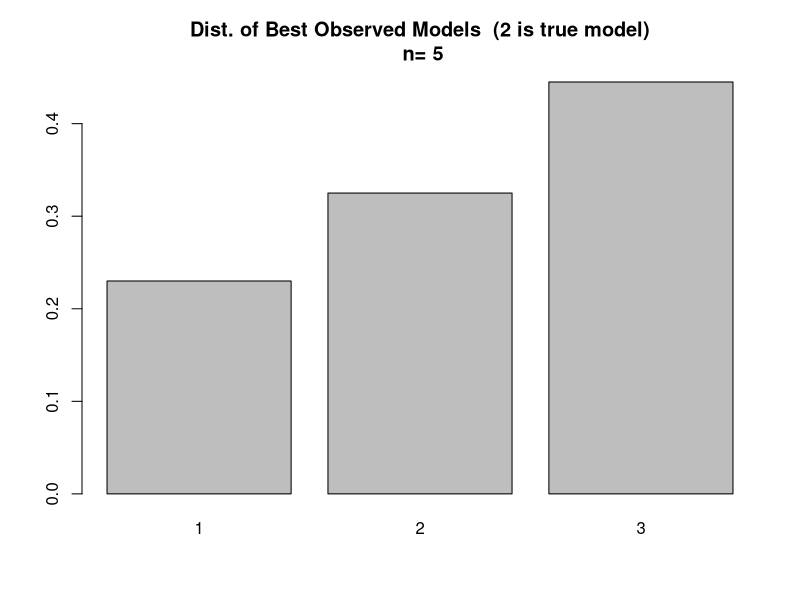
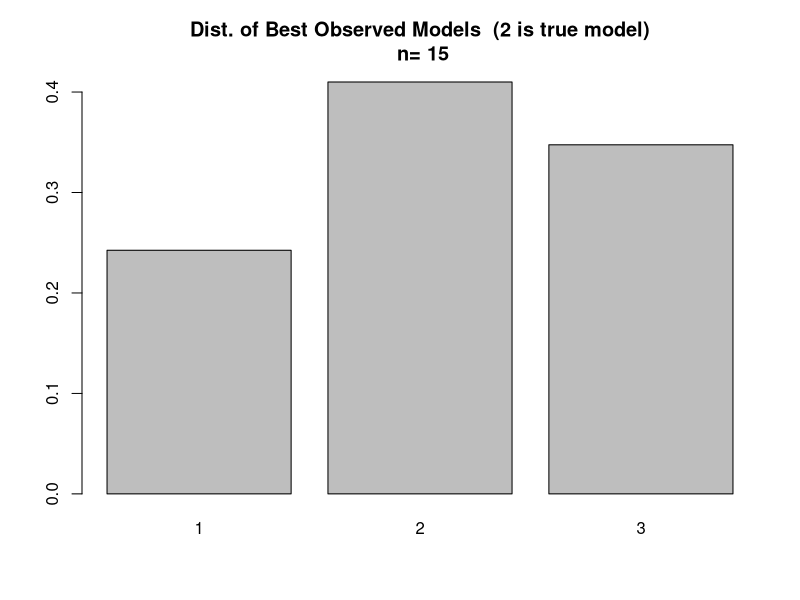
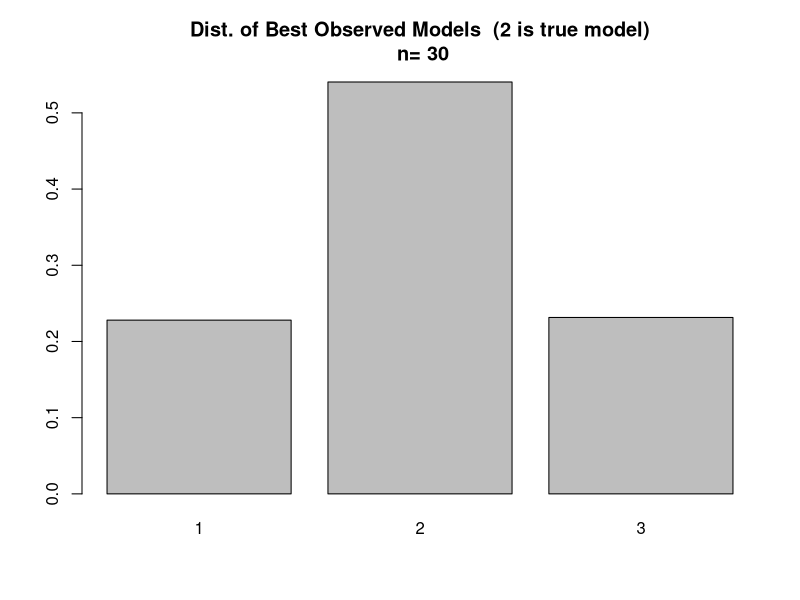
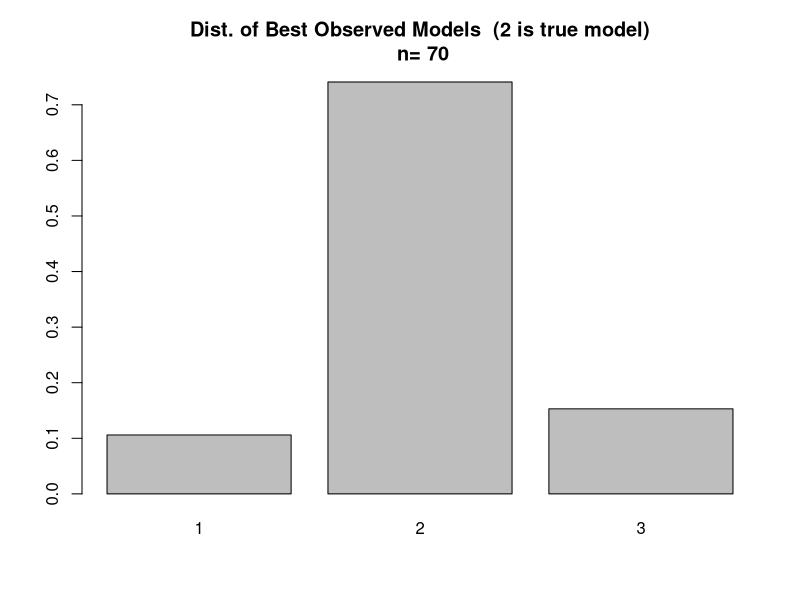
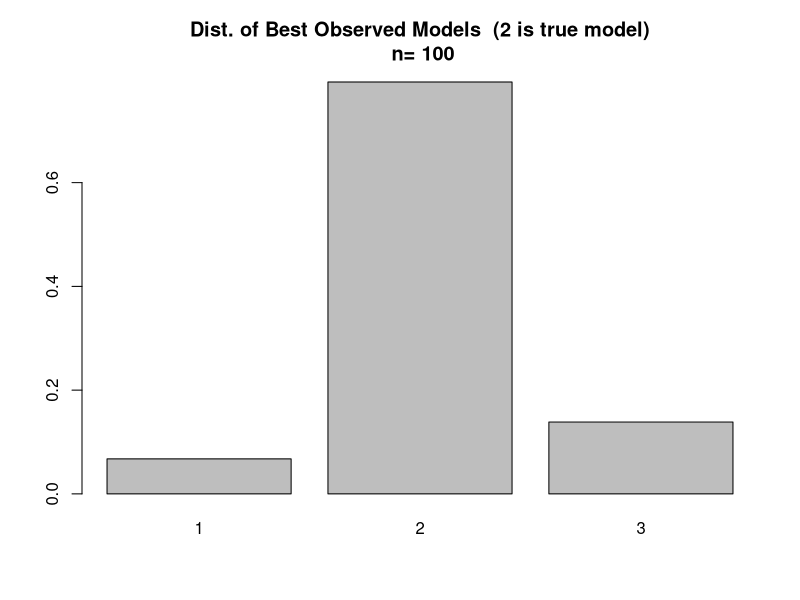
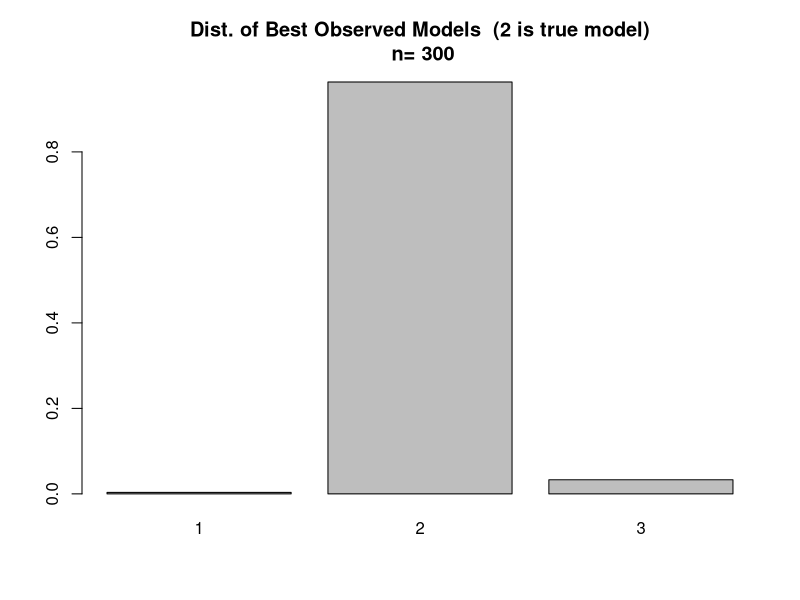
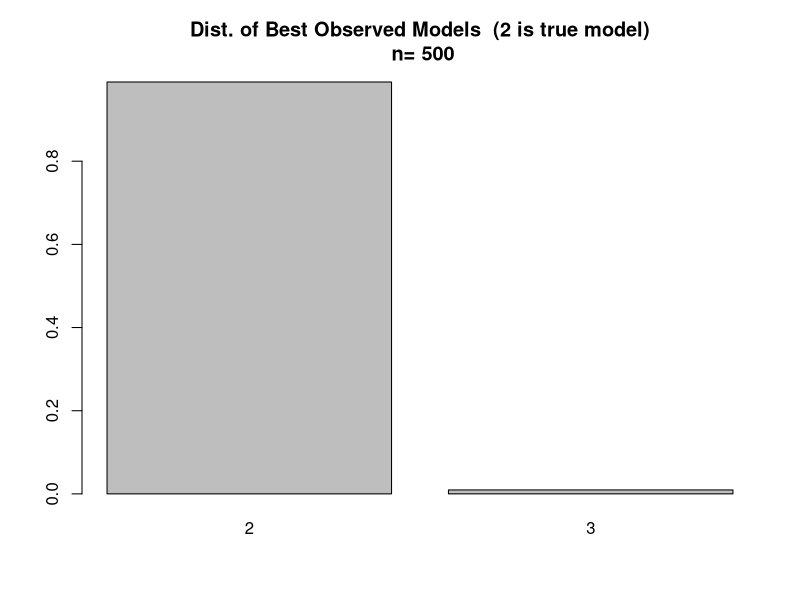
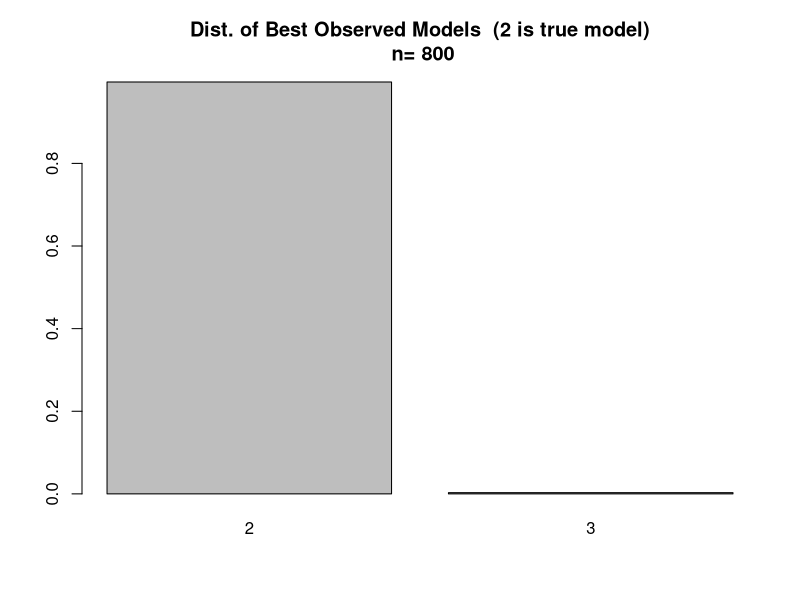

Reproduce these figures in R, in order.
#####################################################################
#                       Description
#####################################################################

# This script assesses asymptotic error probabilities for ECIC
# for a model set of three Bernoulli distributions with parameters
# 0.5,0.65, and 0.75
# We simulate 3 scenarios:
# Scenario #1: The true probability distribution is a Bernoulli 
# distribution with p=0.65
# Scenario #2: The true probability distribution is a Bernoulli
# distribution with p=0.68
# The purpose of this simulation study is to hopefully demonstrate that
# both the type 1 error rate (false positive rate) remains less than 
# or equal to a pre-specified value for all selected sample sizes and
# asymptotically approaches zero for both scenario #1 (true model 
# exists in the model set) and scenario #2 (true model does not 
# exist in the model set)
# Note that we will use a simplified version of ECIC since we will
# take the parameters for each model to be fixed and
# thus do not need to undergo MLE estimation and correction as in the
# original algorithm

#####################################################################
#                       Functions
#####################################################################

# compute the log likelihood for a Bernoulli distribution 
LLBern <- function(dat,p)
{
  LL <- log(p)*sum(dat) + log(1-p)*sum(1-dat)
  return(LL)
}

# a general function for computing the DGOF
DGOFGenComp <- function(ICScores)
{
  DGOF <- min(ICScores)-min(ICScores[-which.min(ICScores)])
  return(DGOF)
}

# compute the difference in goodness of fit statistic for the DGOF simulation
# in step 4c of ECIC
DGOFSimComp <- function(ICScores,MbInd)
{
  DGOF <- ICScores[MbInd] - min(ICScores[-MbInd])
  return(DGOF)
}

#####################################################################
#                      Load Packages/Data Generation
#####################################################################

# store parameters for the model set 
M <- c(0.5,0.65,0.75)
# Create 2 lists of matrices that hold data generated from
# a Bernoulli distribution
# the first list will possess data generated from a Bernoulli distribution
# with p=0.65 and the second with p=0.68
# Each element of each list will correspond to different sample sizes (see ns below)
# store the true parameter for scenario #1 and scenario #2
truePS1 <- 0.65
truePS2 <- 0.68
# set different sample sizes
ns <- c(5,15,30,70,100,300,500,800,1000)
# set the number of draws for each sample size
noDraws <- 2000
datList1 <- list()
datList2 <- list()
set.seed(222)
for(i in 1:length(ns))
{
  tempN <- ns[i]
  # simulate for model set 1
  # draw from a Bernoulli dist with current n & p
  tempDraws <- rbinom(n=tempN*noDraws,size=1,prob=truePS1)
  # convert vector of draws into a matrix of multiple draws
  tempDraws <- matrix(data=tempDraws,nrow=tempN,ncol=noDraws)
  # store matrix as the draws that are each of sample size tempN
  datList1[[i]] <- tempDraws
  colnames(datList1[[i]]) <- paste("Draw",1:noDraws,sep="")
  # simulate for model set 2
  # draw from a Bernoulli dist with current n & p
  tempDraws <- rbinom(n=tempN*noDraws,size=1,prob=truePS2)
  # convert vector of draws into a matrix of multiple draws
  tempDraws <- matrix(data=tempDraws,nrow=tempN,ncol=noDraws)
  # store matrix as the draws that are each of sample size tempN 
  datList2[[i]] <- tempDraws
  colnames(datList2[[i]]) <- paste("Draw",1:noDraws,sep="")
}
# set names for datLists
names(datList1) <- paste("True p=0.65,n=",ns,sep="")
names(datList2) <- paste("True p=0.65,n=",ns,sep="")

#####################################################################
#                      Run Study for Scenario 1
#####################################################################

# ECIC step #1
# compute the IC under each model in the model set for each sample size
ICComps <- list()
for(i in 1:length(ns))
{
  tempMat <- NULL # 3XnoDraws matrix holding the IC value for the 3 models for each draw
  for(j in 1:length(M))
  {
    tempICs <- -1*apply(X=datList1[[i]],MARGIN=2,FUN=function(x) LLBern(x,p=M[j]))
    tempMat <- rbind(tempMat,tempICs)
  }
  ICComps[[i]] <- tempMat
  # columns are draws and rows are the IC evaluated under different parameter values
  rownames(ICComps[[i]]) <- paste("ICVal,p=",M,sep="")
}
names(ICComps) <- paste("Draws of Size n=",ns,sep="")

# ECIC step #2
# apply which.min(x) across each column of each matrix in the ICComps list 
# to determine the observed best models
# note 1 corresponds to p=0.5, 2 to p=0.65, and 3 to 0.75
# list of length length(ns) of 3XnoDraws vectors in each element that holds the lowest 
# IC score for each draw of each sample size
MbList <- list()
for(i in 1:length(ns))
{
  MbList[[i]] <- apply(X=ICComps[[i]],MARGIN=2,FUN=function(x) which.min(x))
}
names(MbList) <- paste("Draws of Size n=",ns,sep="")

# make barplots for the percentage of the time each model was chosen as best for each sample size
# note 1 corresponds to p=0.5, 2 to p=0.65, and 3 to 0.75
for(i in 1:length(ns))
{
  # get the frequencies of models selected as best
  tempTable <- table(MbList[[i]])
  barplot(tempTable/noDraws,main=paste("Dist. of Best Observed Models  (2 is true model)\n n=",ns[i]))
}

# list to store the observed best DGOF for each draw of each sample size
obsDGOFs <- list() 
# ECIC step #3
# compute the observed DGOFs
for(i in 1:length(ns))
{
  # compute the observed DGOFs for each draw of each sample size
  obsDGOFs[[i]] <- apply(X=ICComps[[i]],MARGIN=2,FUN=function(x) DGOFGenComp(x))
}
names(MbList) <- paste("Draws of Size n=",ns,sep="")

# sample size for estimating the probability of choosing the observed best model under the assumption an
# alternative model is true
N1 <- 2000
# sample size for simulating the DGOF distribution under the assumption that an alternative model is true
N2 <- 4000
# pre-specified type-1 error rate
alpha <- 0.05

# compute data from simulated models in ECIC step #4 in 
# advance to ease computational burden
# simDat1List holds the datasets to estimate \hat{\pi_i}=P_i(g(F)=M_b)
# simDat2List holds the datasets to estimate the DGOF distributions \Delta f_i
simDat1List <- list()
simDat2List <- list()
# initialize the above lists' elements as lists
for(i in 1:length(ns))
{
  simDat1List[[i]] <- list()
  simDat2List[[i]] <- list()
}

set.seed(19)
# simulate data for each sample size and probability in the model set
for(i in 1:length(ns)) # i indexes sample sizes,
{
  tempN <- ns[i]
  for(j in 1:length(M)) #  j indexes the assumed true probability
  {
    simDat1List[[i]][[j]] <- rbinom(n=tempN*N1,size=1,prob=M[j])
    simDat1List[[i]][[j]] <- matrix(data=simDat1List[[i]][[j]],nrow=tempN,ncol=N1)
    colnames(simDat1List[[i]][[j]]) <- paste("Draw",1:N1,sep="")
    simDat2List[[i]][[j]] <- rbinom(n=tempN*N2,size=1,prob=M[j])
    simDat2List[[i]][[j]] <- matrix(data=simDat2List[[i]][[j]],nrow=tempN,ncol=N2)
    colnames(simDat2List[[i]][[j]]) <- paste("Draw",1:N2,sep="")
  }
  names(simDat1List[[i]]) <- names(simDat2List[[i]]) <- paste("p=",M,sep="")
}
names(simDat1List) <- names(simDat2List) <- paste("n=",ns,sep="")

# each element in these lists will hold matrices of the -LL's under the 
# probabilities in the model sets for all draws of each sample size and 
# generating probability
ICsSimDat1 <- list()
ICsSimDat2 <- list()
# initialize the above lists' elements as lists 
for(i in 1:length(ns))
{
  ICsSimDat1[[i]] <- list()
  ICsSimDat2[[i]] <- list()
}

for(i in 1:length(ns)) # i indexes sample sizes, 
{
  tempN <- ns[i]
  for(j in 1:length(M)) # j indexes the assumed true probability 
  {
    tempMat1 <- NULL # 3*N1 matrix to store -LL's for the draws of n=tempN,p=M[j] 
    tempMat2 <- NULL # 3*N1 matrix to store -LL's for the draws of n=tempN,p=M[j]
    tempDraws1 <- simDat1List[[i]][[j]] # draws of n=tempN and prob M[j]
    tempDraws2 <- simDat2List[[i]][[j]] # draws of n=tempN size n and prob M[j]
    for(k in 1:length(M)) # compute -LL's under different parameters in the model set
    {
      tempICs1 <- -1*apply(X=tempDraws1,MARGIN=2,FUN=function(x) LLBern(x,p=M[k]))
      tempICs2 <- -1*apply(X=tempDraws2,MARGIN=2,FUN=function(x) LLBern(x,p=M[k]))
      tempMat1 <- rbind(tempMat1,tempICs1)
      tempMat2 <- rbind(tempMat2,tempICs2)
    }
    ICsSimDat1[[i]][[j]] <- tempMat1
    ICsSimDat2[[i]][[j]] <- tempMat2
    rownames(ICsSimDat1[[i]][[j]]) <- rownames(ICsSimDat2[[i]][[j]]) <- paste("-LL Under p=",M,sep="")
  }
  names(ICsSimDat1[[i]]) <- names(ICsSimDat2[[i]]) <- paste("Data Generated w/ p=",M,sep="")
}
names(ICsSimDat1) <- names(ICsSimDat2) <- paste("n=",ns,sep="")

# determine the model with the minimum IC for each set of draws
minICList <- list()
for(i in 1:length(ns))
{
  minICList[[i]] <- list()
}

for(i in 1:length(ns)) # i indexes sample size
{
  for(j in 1:length(M)) # j indexes assumed true parameter
  {
    minICList[[i]][[j]] <- apply(ICsSimDat1[[i]][[j]],MARGIN=2,FUN=function(x) which.min(x))
  }
  names(minICList[[i]]) <- paste("Data Generated w/ p=",M,sep="")
}
names(minICList) <- paste("n=",ns,sep="")

# create a list of matrices that hold P_i(g(F)=M_b)
piHatList <- list()
for(i in 1:length(ns)) # indexes the sample size
{
  tempMat <- matrix(data=NA,nrow=length(M),ncol=length(M))
  rownames(tempMat) <- paste("true P=",M,sep="")
  colnames(tempMat) <- paste("% P=",M," chosen ",sep="")
  for(j in 1:length(M)) # indexes the true generating probability
  {
    for(k in 1:length(M)) # indexes the times that the kth prob is selected as best
    {
      tempMat[j,k] <- sum(minICList[[i]][[j]]==k)/length(minICList[[i]][[j]])
    }
  }
  piHatList[[i]] <- tempMat
}
names(piHatList) <- paste("n=",ns,sep="")

# list to store the quantiles from alpha/P(Mb=M)
tauHatList <- list()
for(i in 1:length(ns))
{
  tauHatList[[i]] <- list()
}

for(i in 1:length(ns))
{
  tempMat <- piHatList[[i]]
  tempMat <- alpha/tempMat
  # if alpha/pi_hat >1, adjusted the value down to 1
  tempMat[tempMat>1] <- 1
  tauHatList[[i]] <- tempMat
}
names(tauHatList) <- paste("n=",ns,sep="")

# compute the DGOF distributions as in step 4c) of ECIC
DGOFList <- list()
for(i in 1:length(ns))
{
  DGOFList[[i]] <- list()
}

for(i in 1:length(ns)) #index the sample size
{
  for(j in 1:length(M)) #index the true generating probability 
  {
    tempDat <- ICsSimDat2[[i]][[j]]
    # matrix to store the DGOF distributions under the assumption that model k is
    # the observed best index
    tempMat <- matrix(NA,nrow=nrow(tempDat),ncol=ncol(tempDat))
    for(k in 1:length(M)) #index the model assumed to be best
    {
      tempDGOFs <- apply(tempDat,MARGIN=2,FUN=function(x) DGOFSimComp(x,MbInd=k))
      tempMat[k,] <- tempDGOFs # store row as DGOF distribution
    }
    DGOFList[[i]][[j]] <- tempMat
    rownames(DGOFList[[i]][[j]]) <- paste("DGOFs,M_b=",1:3,sep="")
  }
  names(DGOFList[[i]]) <- paste("p=",M,sep="")
}
names(DGOFList) <- paste("n=",ns,sep="")

# ECIC steps #4 and #5
# go through each of the alternative models, assume they are true, and compute quantiles
# i indexes sample size, j indexes models in the alternative set, and k indexes models in the full set
modelInds <- 1:3
# list to store accept or reject decisions by sample size
aorRList <- list()
for(i in 1:length(ns))
{
  aorRList[[i]] <- list()
}

thresholds <- list()

for(i in 1:length(ns))
{
  # current sample size
  tempN <- ns[i]
  tempAorRVec <- rep(NA,noDraws)
  tempMatrix <- matrix(NA,nrow=noDraws,ncol=2) #don't hard code later
  for(j in 1:noDraws) #go through each draw for each sample size and perform ECIC
  {
    # identify the observed best model
    tempMbInd <- MbList[[i]][j]
    # identify the observed DGOF
    tempObsDGOF <- obsDGOFs[[i]][[j]]
    # identify the alternative models
    altModelInds <- modelInds[-tempMbInd]
    tempDGOFQuantiles <- rep(NA,length(altModelInds))
    for(k in 1:length(altModelInds)) # assume k is index for the true model
    {
      # now just retrieve the quantile and DGOF distribution
      # to compare it to the observed DGOF
      tempTau <- tauHatList[[i]][altModelInds[k],tempMbInd]
      tempDGOFs <- DGOFList[[i]][[altModelInds[k]]][tempMbInd,]
      tempDGOFQuantiles[k] <- quantile(tempDGOFs,probs=tempTau)
    }
    tempMatrix[j,] <- tempDGOFQuantiles
    # take the alternative model quantile estimates
    tempFinQuantile <- min(tempDGOFQuantiles)
    # store 1 if observed model is chosen as best and 0 otherwise
    tempAorRVec[j] <- ifelse(test=tempObsDGOF<tempFinQuantile,yes=1,no=0)
  }
  thresholds[[i]] <- tempMatrix
  aorRList[[i]] <- tempAorRVec
  print(i)
}

# assess observed best model with ECIC choice
assessList <- list()
for(i in 1:length(ns))
{
  assessList[[i]] <- rbind(MbList[[i]],aorRList[[i]])
}

# plot the percentage of the time no decision is made by sample size
fracNoDec <- sapply(aorRList,FUN=function(x) sum(x==0)/length(x))
plot(x=ns,y=fracNoDec,main="Percentage of Time No Decision is Made by Sample Size",
     xlab="Sample Size",ylab="% of Time No Decision Made",pch=16)

# Look at percentage of times the true model was observed as best but no decision was made
# subset assessList to only contain observations where with no decision i.e. 0
noDecAssessList <- lapply(assessList,FUN=function(x) x[,x[2,]==0])
rightObsUndec <- sapply(noDecAssessList,FUN=function(x) sum(x[1,]==2)/ncol(x))
# note that once a decision is always made (which occurs asymptotically)
# there will not be a point corresponding to the sample size on this following plot
plot(x=ns,y=rightObsUndec,main="Percentage of Time True Model Observed When No Decision Made",
     xlab="Sample Size",ylab="% of Time No Decision Made",pch=16)
# take a look at type 1 error rate
# subset assess list by only when a decision was made i.e. second row = 1
decAssessList <- lapply(assessList,FUN=function(x) x[,x[2,]==1])
# compute type 1 error rate
t1ErrorRates <- sapply(decAssessList,FUN=function(x) sum(x[1,]!=2)/ncol(x))
plot(x=ns,y=t1ErrorRates,main="Type 1 Error Rates by Sample Size",
     xlab="Sample Size",ylab="% of Time No Decision Made",pch=16)

#####################################################################
#                      Run Study for Scenario 2
#####################################################################

# ECIC step #1
# compute the IC under each model in the model set for each sample size
ICComps <- list()
for(i in 1:length(ns))
{
  tempMat <- NULL # 3XnoDraws matrix holding the IC value for the 3 models for each draw
  for(j in 1:length(M))
  {
    tempICs <- -1*apply(X=datList2[[i]],MARGIN=2,FUN=function(x) LLBern(x,p=M[j]))
    tempMat <- rbind(tempMat,tempICs)
  }
  ICComps[[i]] <- tempMat
  # columns are draws and rows are the IC evaluated under different parameter values
  rownames(ICComps[[i]]) <- paste("ICVal,p=",M,sep="")
}
names(ICComps) <- paste("Draws of Size n=",ns,sep="")

# ECIC step #2
# apply which.min(x) across each column of each matrix in the ICComps list 
# to determine the observed best models
# note 1 corresponds to p=0.5, 2 to p=0.65, and 3 to 0.75
# list of length length(ns) of 3XnoDraws vectors in each element that holds the lowest 
# IC score for each draw of each sample size
MbList <- list()
for(i in 1:length(ns))
{
  MbList[[i]] <- apply(X=ICComps[[i]],MARGIN=2,FUN=function(x) which.min(x))
}
names(MbList) <- paste("Draws of Size n=",ns,sep="")

# make barplots for the percentage of the time each model was chosen as best for each sample size
# note 1 corresponds to p=0.5, 2 to p=0.65, and 3 to 0.75
for(i in 1:length(ns))
{
  # get the frequencies of models selected as best
  tempTable <- table(MbList[[i]])
  barplot(tempTable/noDraws,main=paste("Dist. of Best Observed Models  (2 is true model)\n n=",ns[i]))
}

# list to store the observed best DGOF for each draw of each sample size
obsDGOFs <- list() 
# ECIC step #3
# compute the observed DGOFs
for(i in 1:length(ns))
{
  # compute the observed DGOFs for each draw of each sample size
  obsDGOFs[[i]] <- apply(X=ICComps[[i]],MARGIN=2,FUN=function(x) DGOFGenComp(x))
}
names(MbList) <- paste("Draws of Size n=",ns,sep="")

# sample size for estimating the probability of choosing the observed best model under the assumption an
# alternative model is true
N1 <- 2000
# sample size for simulating the DGOF distribution under the assumption that an alternative model is true
N2 <- 4000
# pre-specified type-1 error rate
alpha <- 0.05

# compute data from simulated models in ECIC step #4 in 
# advance to ease computational burden
# simDat1List holds the datasets to estimate \hat{\pi_i}=P_i(g(F)=M_b)
# simDat2List holds the datasets to estimate the DGOF distributions \Delta f_i
simDat1List <- list()
simDat2List <- list()
# initialize the above lists' elements as lists
for(i in 1:length(ns))
{
  simDat1List[[i]] <- list()
  simDat2List[[i]] <- list()
}

set.seed(19)
# simulate data for each sample size and probability in the model set
for(i in 1:length(ns)) # i indexes sample sizes,
{
  tempN <- ns[i]
  for(j in 1:length(M)) #  j indexes the assumed true probability
  {
    simDat1List[[i]][[j]] <- rbinom(n=tempN*N1,size=1,prob=M[j])
    simDat1List[[i]][[j]] <- matrix(data=simDat1List[[i]][[j]],nrow=tempN,ncol=N1)
    colnames(simDat1List[[i]][[j]]) <- paste("Draw",1:N1,sep="")
    simDat2List[[i]][[j]] <- rbinom(n=tempN*N2,size=1,prob=M[j])
    simDat2List[[i]][[j]] <- matrix(data=simDat2List[[i]][[j]],nrow=tempN,ncol=N2)
    colnames(simDat2List[[i]][[j]]) <- paste("Draw",1:N2,sep="")
  }
  names(simDat1List[[i]]) <- names(simDat2List[[i]]) <- paste("p=",M,sep="")
}
names(simDat1List) <- names(simDat2List) <- paste("n=",ns,sep="")

# each element in these lists will hold matrices of the -LL's under the 
# probabilities in the model sets for all draws of each sample size and 
# generating probability
ICsSimDat1 <- list()
ICsSimDat2 <- list()
# initialize the above lists' elements as lists 
for(i in 1:length(ns))
{
  ICsSimDat1[[i]] <- list()
  ICsSimDat2[[i]] <- list()
}

for(i in 1:length(ns)) # i indexes sample sizes, 
{
  tempN <- ns[i]
  for(j in 1:length(M)) # j indexes the assumed true probability 
  {
    tempMat1 <- NULL # 3*N1 matrix to store -LL's for the draws of n=tempN,p=M[j] 
    tempMat2 <- NULL # 3*N1 matrix to store -LL's for the draws of n=tempN,p=M[j]
    tempDraws1 <- simDat1List[[i]][[j]] # draws of n=tempN and prob M[j]
    tempDraws2 <- simDat2List[[i]][[j]] # draws of n=tempN size n and prob M[j]
    for(k in 1:length(M)) # compute -LL's under different parameters in the model set
    {
      tempICs1 <- -1*apply(X=tempDraws1,MARGIN=2,FUN=function(x) LLBern(x,p=M[k]))
      tempICs2 <- -1*apply(X=tempDraws2,MARGIN=2,FUN=function(x) LLBern(x,p=M[k]))
      tempMat1 <- rbind(tempMat1,tempICs1)
      tempMat2 <- rbind(tempMat2,tempICs2)
    }
    ICsSimDat1[[i]][[j]] <- tempMat1
    ICsSimDat2[[i]][[j]] <- tempMat2
    rownames(ICsSimDat1[[i]][[j]]) <- rownames(ICsSimDat2[[i]][[j]]) <- paste("-LL Under p=",M,sep="")
  }
  names(ICsSimDat1[[i]]) <- names(ICsSimDat2[[i]]) <- paste("Data Generated w/ p=",M,sep="")
}
names(ICsSimDat1) <- names(ICsSimDat2) <- paste("n=",ns,sep="")

# determine the model with the minimum IC for each set of draws
minICList <- list()
for(i in 1:length(ns))
{
  minICList[[i]] <- list()
}

for(i in 1:length(ns)) # i indexes sample size
{
  for(j in 1:length(M)) # j indexes assumed true parameter
  {
    minICList[[i]][[j]] <- apply(ICsSimDat1[[i]][[j]],MARGIN=2,FUN=function(x) which.min(x))
  }
  names(minICList[[i]]) <- paste("Data Generated w/ p=",M,sep="")
}
names(minICList) <- paste("n=",ns,sep="")

# create a list of matrices that hold P_i(g(F)=M_b)
piHatList <- list()
for(i in 1:length(ns)) # indexes the sample size
{
  tempMat <- matrix(data=NA,nrow=length(M),ncol=length(M))
  rownames(tempMat) <- paste("true P=",M,sep="")
  colnames(tempMat) <- paste("% P=",M," chosen ",sep="")
  for(j in 1:length(M)) # indexes the true generating probability
  {
    for(k in 1:length(M)) # indexes the times that the kth prob is selected as best
    {
      tempMat[j,k] <- sum(minICList[[i]][[j]]==k)/length(minICList[[i]][[j]])
    }
  }
  piHatList[[i]] <- tempMat
}
names(piHatList) <- paste("n=",ns,sep="")

# list to store the quantiles from alpha/P(Mb=M)
tauHatList <- list()
for(i in 1:length(ns))
{
  tauHatList[[i]] <- list()
}

for(i in 1:length(ns))
{
  tempMat <- piHatList[[i]]
  tempMat <- alpha/tempMat
  # if alpha/pi_hat >1, adjusted the value down to 1
  tempMat[tempMat>1] <- 1
  tauHatList[[i]] <- tempMat
}
names(tauHatList) <- paste("n=",ns,sep="")

# compute the DGOF distributions as in step 4c) of ECIC
DGOFList <- list()
for(i in 1:length(ns))
{
  DGOFList[[i]] <- list()
}

for(i in 1:length(ns)) #index the sample size
{
  for(j in 1:length(M)) #index the true generating probability 
  {
    tempDat <- ICsSimDat2[[i]][[j]]
    # matrix to store the DGOF distributions under the assumption that model k is
    # the observed best index
    tempMat <- matrix(NA,nrow=nrow(tempDat),ncol=ncol(tempDat))
    for(k in 1:length(M)) #index the model assumed to be best
    {
      tempDGOFs <- apply(tempDat,MARGIN=2,FUN=function(x) DGOFSimComp(x,MbInd=k))
      tempMat[k,] <- tempDGOFs # store row as DGOF distribution
    }
    DGOFList[[i]][[j]] <- tempMat
    rownames(DGOFList[[i]][[j]]) <- paste("DGOFs,M_b=",1:3,sep="")
  }
  names(DGOFList[[i]]) <- paste("p=",M,sep="")
}
names(DGOFList) <- paste("n=",ns,sep="")

# ECIC steps #4 and #5
# go through each of the alternative models, assume they are true, and compute quantiles
# i indexes sample size, j indexes models in the alternative set, and k indexes models in the full set
modelInds <- 1:3
# list to store accept or reject decisions by sample size
aorRList <- list()
for(i in 1:length(ns))
{
  aorRList[[i]] <- list()
}

for(i in 1:length(ns))
{
  # current sample size
  tempN <- ns[i]
  tempAorRVec <- rep(NA,noDraws)
  for(j in 1:noDraws) #go through each draw for each sample size and perform ECIC
  {
    # identify the observed best model
    tempMbInd <- MbList[[i]][j]
    # identify the observed DGOF
    tempObsDGOF <- obsDGOFs[[i]][[j]]
    # identify the alternative models
    altModelInds <- modelInds[-tempMbInd]
    tempDGOFQuantiles <- rep(NA,length(altModelInds))
    for(k in 1:length(altModelInds)) # assume k is index for the true model
    {
      # now just retrieve the quantile and DGOF distribution
      # to compare it to the observed DGOF
      tempTau <- tauHatList[[i]][altModelInds[k],tempMbInd]
      tempDGOFs <- DGOFList[[i]][[altModelInds[k]]][tempMbInd,]
      tempDGOFQuantiles[k] <- quantile(tempDGOFs,probs=tempTau)
    }
    # take the alternative model quantile estimates
    tempFinQuantile <- min(tempDGOFQuantiles)
    # store 1 if observed model is chosen as best and 0 otherwise
    tempAorRVec[j] <- ifelse(test=tempObsDGOF<tempFinQuantile,yes=1,no=0)
  }
  aorRList[[i]] <- tempAorRVec
  print(i)
}

# assess observed best model with ECIC choice
assessList <- list()
for(i in 1:length(ns))
{
  assessList[[i]] <- rbind(MbList[[i]],aorRList[[i]])
}

# plot the percentage of the time no decision is made by sample size
fracNoDec <- sapply(aorRList,FUN=function(x) sum(x==0)/length(x))
plot(x=ns,y=fracNoDec,main="Percentage of Time No Decision is Made by Sample Size",
     xlab="Sample Size",ylab="% of Time No Decision Made",pch=16)

# Look at percentage of times the true model was observed as best but no decision was made
# subset assessList to only contain observations where with no decision i.e. 0
noDecAssessList <- lapply(assessList,FUN=function(x) x[,x[2,]==0])
rightObsUndec <- sapply(noDecAssessList,FUN=function(x) sum(x[1,]==2)/ncol(x))
# note that once a decision is always made (which occurs asymptotically)
# there will not be a point corresponding to the sample size on this following plot
plot(x=ns,y=rightObsUndec,main="Percentage of Time True Model Observed When No Decision Made",
     xlab="Sample Size",ylab="% of Time No Decision Made",pch=16)
# take a look at type 1 error rate
# subset assess list by only when a decision was made i.e. second row = 1
decAssessList <- lapply(assessList,FUN=function(x) x[,x[2,]==1])
# compute type 1 error rate
t1ErrorRates <- sapply(decAssessList,FUN=function(x) sum(x[1,]!=2)/ncol(x))
plot(x=ns,y=t1ErrorRates,main="Type 1 Error Rates by Sample Size",
     xlab="Sample Size",ylab="% of Time No Decision Made",pch=16)